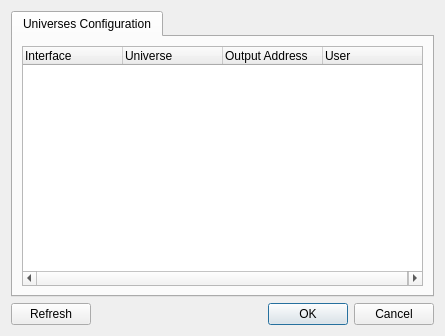
<?xml version="1.0" encoding="UTF-8"?>
<ui version="4.0">
 <author>Massimo Callegari</author>
 <comment>
  Q Light Controller Plus
  configurehue.ui

  Copyright (c) 2015 Massimo Callegari

  Licensed under the Apache License, Version 2.0 (the &quot;License&quot;);
  you may not use this file except in compliance with the License.
  You may obtain a copy of the License at

      http://www.apache.org/licenses/LICENSE-2.0.txt

  Unless required by applicable law or agreed to in writing, software
  distributed under the License is distributed on an &quot;AS IS&quot; BASIS,
  WITHOUT WARRANTIES OR CONDITIONS OF ANY KIND, either express or implied.
  See the License for the specific language governing permissions and
  limitations under the License.
 </comment>
 <class>ConfigureHUE</class>
 <widget class="QDialog" name="ConfigureHUE">
  <property name="geometry">
   <rect>
    <x>0</x>
    <y>0</y>
    <width>445</width>
    <height>336</height>
   </rect>
  </property>
  <property name="windowTitle">
   <string>HUE Plugin Configuration</string>
  </property>
  <property name="windowIcon">
   <iconset>
    <normaloff>:/input_output.png</normaloff>:/input_output.png</iconset>
  </property>
  <layout class="QGridLayout" name="gridLayout">
   <item row="1" column="0">
    <widget class="QPushButton" name="m_refreshButton">
     <property name="text">
      <string>Refresh</string>
     </property>
    </widget>
   </item>
   <item row="1" column="1">
    <widget class="QDialogButtonBox" name="m_buttonBox">
     <property name="standardButtons">
      <set>QDialogButtonBox::Cancel|QDialogButtonBox::Ok</set>
     </property>
    </widget>
   </item>
   <item row="0" column="0" colspan="2">
    <widget class="QTabWidget" name="tabWidget">
     <property name="currentIndex">
      <number>0</number>
     </property>
     <widget class="QWidget" name="tab">
      <attribute name="title">
       <string>Universes Configuration</string>
      </attribute>
      <layout class="QVBoxLayout" name="verticalLayout">
       <item>
        <widget class="QTreeWidget" name="m_uniMapTree">
         <property name="alternatingRowColors">
          <bool>true</bool>
         </property>
         <property name="rootIsDecorated">
          <bool>false</bool>
         </property>
         <column>
          <property name="text">
           <string>Interface</string>
          </property>
         </column>
         <column>
          <property name="text">
           <string>Universe</string>
          </property>
         </column>
         <column>
          <property name="text">
           <string>Output Address</string>
          </property>
         </column>
         <column>
          <property name="text">
           <string>User</string>
          </property>
         </column>
        </widget>
       </item>
      </layout>
     </widget>
    </widget>
   </item>
  </layout>
 </widget>
 <resources/>
 <connections>
  <connection>
   <sender>m_buttonBox</sender>
   <signal>accepted()</signal>
   <receiver>ConfigureHUE</receiver>
   <slot>accept()</slot>
   <hints>
    <hint type="sourcelabel">
     <x>162</x>
     <y>75</y>
    </hint>
    <hint type="destinationlabel">
     <x>157</x>
     <y>274</y>
    </hint>
   </hints>
  </connection>
  <connection>
   <sender>m_buttonBox</sender>
   <signal>rejected()</signal>
   <receiver>ConfigureHUE</receiver>
   <slot>reject()</slot>
   <hints>
    <hint type="sourcelabel">
     <x>266</x>
     <y>79</y>
    </hint>
    <hint type="destinationlabel">
     <x>286</x>
     <y>274</y>
    </hint>
   </hints>
  </connection>
 </connections>
</ui>
